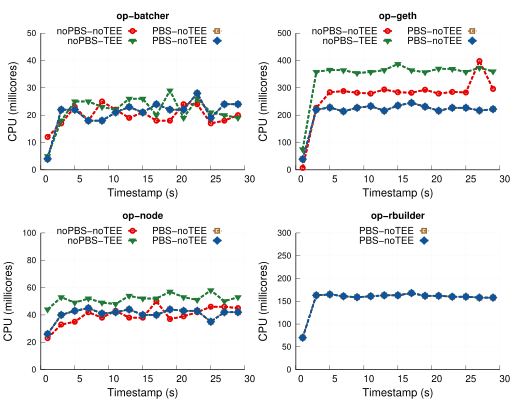

Write gnuplot code to recreate this figure.
# 
# Author: Peterson Yuhala
#

#set term postscript size 5in,2.3in linewidth 1 color eps enhanced 22
set term postscript size 5.1in,4.2in linewidth 1 color eps enhanced 22
set encoding utf8


set output "l2_cpu_per_component.eps"
set datafile separator comma

load "styles.inc"
load "common.gnuplot" 
load "linetypes.gnuplot"

## Multiplot settings

## mp_startx # Left edge of col 0 plot area
## mp_starty          # Top of row 0 plot area
## mp_width            # Total width of plot area
## mp_height         # Total height of plot area
## mp_rowgap         # Gap between plot rows
## mp_colgap          # Gap between plot columns
          

#mp_startx=0.08
#mp_starty=0.15

#mp_height=0.65
#mp_rowgap=0.19
#mp_colgap=0.1
#mp_width=0.9

#eval mpSetup(2, 1)

mp_startx=0.08
mp_starty=0.08
mp_height=0.80
mp_rowgap=0.15
mp_colgap=0.1
mp_width=0.90

eval mpSetup(2, 2)
#

font_size = 14
label_size = 18

set style fill solid border -1
set boxwidth 0.15
set xtics offset 0.4,0.4,0
set ytics offset 0.5,0,0
set xlabel offset 0,1,0


set ytics nomirror
set grid y
set ytics font ",12"

eval mpNext
# --- GRAPH a (top left: noPBS-noTEE)

set title "op-batcher" font "Helvetica-bold,14" #offset 0,-0.2

set ylabel "CPU (millicores)" font ",16"  offset 2.5,0
set xlabel "Timestamp (s)" font ",16"
set xtics font ",14"

set xrange[0:30]

set yrange [0:50]

#set logscale y

set key samplen 0.75 maxrows 2 at graph 0.5, 0.98 center font ",14"


plot 'data/no_pbs_no_tee/no-pbs_no-tee_270_sys_v2_op-batcher_cpu_ram.csv' u 1:4 every 2  w l ls 2006 notitle, \
     '' u 1:4 every 2 t "noPBS-noTEE" w lp ls 2006, \
     'data/no_pbs_tee/no-pbs_tee_270_sys_v2_op-batcher_cpu_ram.csv' u 1:4 every 2  w l ls 2007 notitle, \
     '' u 1:4 every 2 t "noPBS-TEE" w lp ls 2007, \
     'data/pbs_no_tee/pbs_rbuilder_no-tee_270_sys_v2_op-batcher_cpu_ram.csv' u 1:4 every 2 w l ls 22004 notitle, \
     '' u 1:4 every 2 t "PBS-noTEE" w lp ls 22004,\
     'data/pbs_no_tee/pbs_rbuilder_no-tee_270_sys_v2_op-batcher_cpu_ram.csv' u 1:4 every 2 w l ls 22001 notitle, \
     '' u 1:4 every 2 t "PBS-noTEE" w lp ls 22001


eval mpNext
# --- GRAPH a (top left: noPBS-noTEE)

set title "op-geth" font "Helvetica-bold,14" #offset 0,-0.2

set ylabel "CPU (millicores)" font ",16"  offset 3,0
set xlabel "Timestamp (s)" font ",16"
set xtics font ",14"

set xrange[0:30]
set yrange [0:500]

set key samplen 0.75 maxrows 2 at graph 0.5, 0.98 center font ",14"


plot 'data/no_pbs_no_tee/no-pbs_no-tee_270_sys_v2_op-geth_cpu_ram.csv' u 1:4 every 2  w l ls 2006 notitle, \
     '' u 1:4 every 2 t "noPBS-noTEE" w lp ls 2006, \
     'data/no_pbs_tee/no-pbs_tee_270_sys_v2_op-geth_cpu_ram.csv' u 1:4 every 2  w l ls 2007 notitle, \
     '' u 1:4 every 2 t "noPBS-TEE" w lp ls 2007, \
     'data/pbs_no_tee/pbs_rbuilder_no-tee_270_sys_v2_op-geth_cpu_ram.csv' u 1:4 every 2 w l ls 22004 notitle, \
     '' u 1:4 every 2 t "PBS-noTEE" w lp ls 22004,\
     'data/pbs_no_tee/pbs_rbuilder_no-tee_270_sys_v2_op-geth_cpu_ram.csv' u 1:4 every 2 w l ls 22001 notitle, \
     '' u 1:4 every 2 t "PBS-noTEE" w lp ls 22001



eval mpNext
# --- GRAPH a (top left: noPBS-noTEE)

set title "op-node" font "Helvetica-bold,14" #offset 0,-0.2

set ylabel "CPU (millicores)" font ",16"  offset 3,0
set xlabel "Timestamp (s)" font ",16"
set xtics font ",14"

set xrange[0:30]
set yrange [0:100]

set key samplen 0.75 maxrows 2 at graph 0.5, 0.98 center font ",14"

plot 'data/no_pbs_no_tee/no-pbs_no-tee_270_sys_v2_op-node_cpu_ram.csv' u 1:4 every 2  w l ls 2006 notitle, \
     '' u 1:4 every 2 t "noPBS-noTEE" w lp ls 2006, \
     'data/no_pbs_tee/no-pbs_tee_270_sys_v2_op-node_cpu_ram.csv' u 1:4 every 2  w l ls 2007 notitle, \
     '' u 1:4 every 2 t "noPBS-TEE" w lp ls 2007, \
     'data/pbs_no_tee/pbs_rbuilder_no-tee_270_sys_v2_op-node_cpu_ram.csv' u 1:4 every 2 w l ls 22004 notitle, \
     '' u 1:4 every 2 t "PBS-noTEE" w lp ls 22004,\
     'data/pbs_no_tee/pbs_rbuilder_no-tee_270_sys_v2_op-node_cpu_ram.csv' u 1:4 every 2 w l ls 22001 notitle, \
     '' u 1:4 every 2 t "PBS-noTEE" w lp ls 22001



eval mpNext
# --- GRAPH a (top left: noPBS-noTEE)

set title "op-rbuilder" font "Helvetica-bold,14" #offset 0,-0.2

set ylabel "CPU (millicores)" font ",16"  offset 3,0
set xlabel "Timestamp (s)" font ",16"
set xtics font ",14"

set yrange [0:300]

set key samplen 0.75 maxrows 2 at graph 0.5, 0.98 center font ",14"


plot 'data/pbs_no_tee/pbs_rbuilder_no-tee_270_sys_v2_op-rbuilder_cpu_ram.csv' u 1:4 every 2 w l ls 22004 notitle, \
     '' u 1:4 every 2 t "PBS-noTEE" w lp ls 22004,\
     'data/pbs_no_tee/pbs_rbuilder_no-tee_270_sys_v2_op-rbuilder_cpu_ram.csv' u 1:4 every 2 w l ls 22001 notitle, \
     '' u 1:4 every 2 t "PBS-noTEE" w lp ls 22001


     
!epstopdf "l2_cpu_per_component.eps"
!rm "l2_cpu_per_component.eps"
quit
